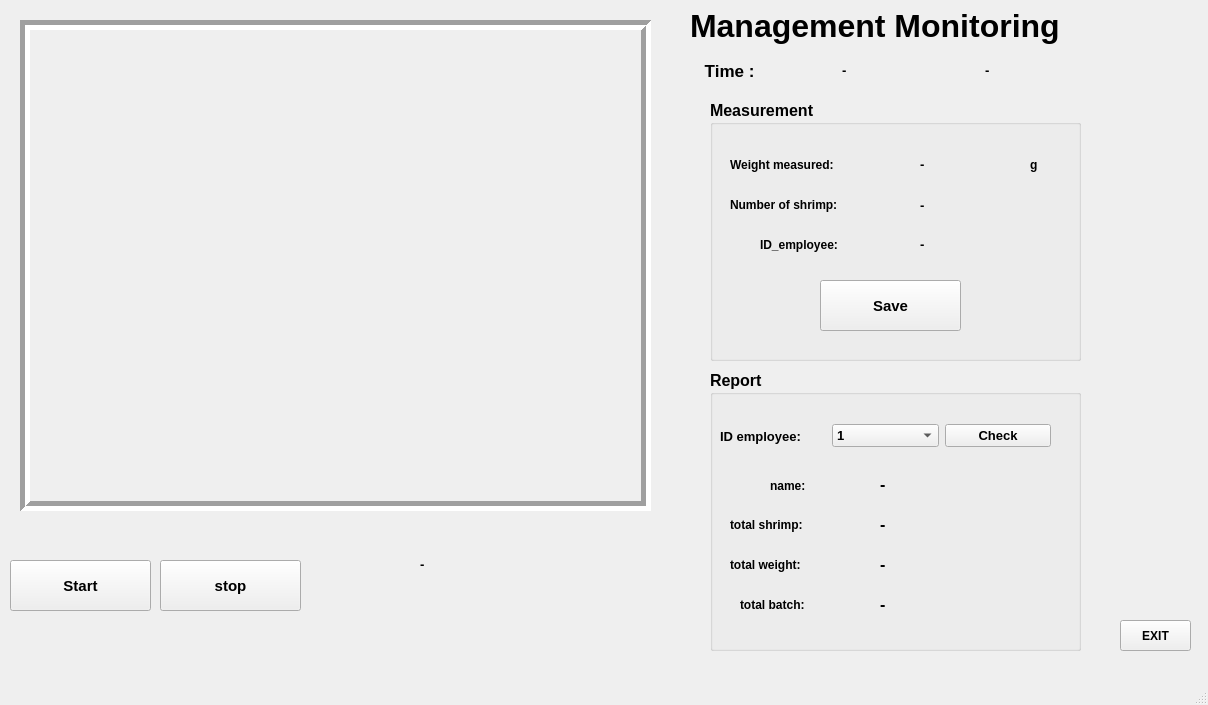
<?xml version="1.0" encoding="UTF-8"?>
<ui version="4.0">
 <class>MainWindow</class>
 <widget class="QMainWindow" name="MainWindow">
  <property name="enabled">
   <bool>true</bool>
  </property>
  <property name="geometry">
   <rect>
    <x>0</x>
    <y>0</y>
    <width>1208</width>
    <height>705</height>
   </rect>
  </property>
  <property name="windowTitle">
   <string>MainWindow</string>
  </property>
  <widget class="QWidget" name="centralwidget">
   <widget class="QLabel" name="label_img">
    <property name="geometry">
     <rect>
      <x>20</x>
      <y>20</y>
      <width>631</width>
      <height>491</height>
     </rect>
    </property>
    <property name="frameShape">
     <enum>QFrame::Box</enum>
    </property>
    <property name="frameShadow">
     <enum>QFrame::Sunken</enum>
    </property>
    <property name="lineWidth">
     <number>5</number>
    </property>
    <property name="text">
     <string/>
    </property>
   </widget>
   <widget class="QPushButton" name="Button_start">
    <property name="geometry">
     <rect>
      <x>10</x>
      <y>560</y>
      <width>141</width>
      <height>51</height>
     </rect>
    </property>
    <property name="font">
     <font>
      <pointsize>11</pointsize>
      <italic>false</italic>
      <bold>true</bold>
     </font>
    </property>
    <property name="text">
     <string>Start</string>
    </property>
   </widget>
   <widget class="QGroupBox" name="groupBox">
    <property name="geometry">
     <rect>
      <x>710</x>
      <y>100</y>
      <width>371</width>
      <height>261</height>
     </rect>
    </property>
    <property name="font">
     <font>
      <pointsize>12</pointsize>
      <italic>false</italic>
      <bold>true</bold>
     </font>
    </property>
    <property name="title">
     <string>Measurement</string>
    </property>
    <widget class="QPushButton" name="Button_save">
     <property name="geometry">
      <rect>
       <x>110</x>
       <y>180</y>
       <width>141</width>
       <height>51</height>
      </rect>
     </property>
     <property name="font">
      <font>
       <pointsize>11</pointsize>
       <italic>false</italic>
       <bold>true</bold>
      </font>
     </property>
     <property name="text">
      <string>Save</string>
     </property>
    </widget>
    <widget class="QLabel" name="label_4">
     <property name="geometry">
      <rect>
       <x>20</x>
       <y>50</y>
       <width>151</width>
       <height>29</height>
      </rect>
     </property>
     <property name="font">
      <font>
       <pointsize>9</pointsize>
       <italic>false</italic>
       <bold>true</bold>
      </font>
     </property>
     <property name="text">
      <string>Weight measured:</string>
     </property>
    </widget>
    <widget class="QLabel" name="lable_nums">
     <property name="geometry">
      <rect>
       <x>210</x>
       <y>90</y>
       <width>111</width>
       <height>31</height>
      </rect>
     </property>
     <property name="font">
      <font>
       <pointsize>10</pointsize>
       <italic>false</italic>
       <bold>true</bold>
      </font>
     </property>
     <property name="text">
      <string>-</string>
     </property>
    </widget>
    <widget class="QLabel" name="lable_weight">
     <property name="geometry">
      <rect>
       <x>210</x>
       <y>50</y>
       <width>121</width>
       <height>29</height>
      </rect>
     </property>
     <property name="font">
      <font>
       <pointsize>10</pointsize>
       <italic>false</italic>
       <bold>true</bold>
      </font>
     </property>
     <property name="text">
      <string>-</string>
     </property>
    </widget>
    <widget class="QLabel" name="label_9">
     <property name="geometry">
      <rect>
       <x>50</x>
       <y>130</y>
       <width>91</width>
       <height>29</height>
      </rect>
     </property>
     <property name="font">
      <font>
       <pointsize>9</pointsize>
       <italic>false</italic>
       <bold>true</bold>
      </font>
     </property>
     <property name="text">
      <string>ID_employee:</string>
     </property>
    </widget>
    <widget class="QLabel" name="qr_lable">
     <property name="geometry">
      <rect>
       <x>210</x>
       <y>130</y>
       <width>131</width>
       <height>29</height>
      </rect>
     </property>
     <property name="font">
      <font>
       <pointsize>10</pointsize>
       <italic>false</italic>
       <bold>true</bold>
      </font>
     </property>
     <property name="text">
      <string>-</string>
     </property>
    </widget>
    <widget class="QLabel" name="label_3">
     <property name="geometry">
      <rect>
       <x>20</x>
       <y>90</y>
       <width>172</width>
       <height>29</height>
      </rect>
     </property>
     <property name="font">
      <font>
       <pointsize>9</pointsize>
       <italic>false</italic>
       <bold>true</bold>
      </font>
     </property>
     <property name="text">
      <string>Number of shrimp:</string>
     </property>
    </widget>
    <widget class="QLabel" name="label_10">
     <property name="geometry">
      <rect>
       <x>320</x>
       <y>50</y>
       <width>151</width>
       <height>29</height>
      </rect>
     </property>
     <property name="font">
      <font>
       <pointsize>9</pointsize>
       <italic>false</italic>
       <bold>true</bold>
      </font>
     </property>
     <property name="text">
      <string>g</string>
     </property>
    </widget>
   </widget>
   <widget class="QLabel" name="label">
    <property name="geometry">
     <rect>
      <x>630</x>
      <y>20</y>
      <width>49</width>
      <height>16</height>
     </rect>
    </property>
    <property name="text">
     <string/>
    </property>
   </widget>
   <widget class="QLabel" name="label_2">
    <property name="geometry">
     <rect>
      <x>690</x>
      <y>0</y>
      <width>891</width>
      <height>51</height>
     </rect>
    </property>
    <property name="font">
     <font>
      <pointsize>24</pointsize>
      <bold>true</bold>
     </font>
    </property>
    <property name="text">
     <string>Management Monitoring</string>
    </property>
   </widget>
   <widget class="QGroupBox" name="groupBox_2">
    <property name="geometry">
     <rect>
      <x>710</x>
      <y>370</y>
      <width>371</width>
      <height>281</height>
     </rect>
    </property>
    <property name="font">
     <font>
      <pointsize>12</pointsize>
      <bold>true</bold>
     </font>
    </property>
    <property name="title">
     <string>Report</string>
    </property>
    <widget class="QWidget" name="horizontalLayoutWidget_2">
     <property name="geometry">
      <rect>
       <x>10</x>
       <y>50</y>
       <width>331</width>
       <height>32</height>
      </rect>
     </property>
     <layout class="QHBoxLayout" name="horizontalLayout_2">
      <item>
       <widget class="QLabel" name="label_5">
        <property name="font">
         <font>
          <pointsize>10</pointsize>
          <bold>true</bold>
         </font>
        </property>
        <property name="text">
         <string>ID employee:</string>
        </property>
       </widget>
      </item>
      <item>
       <widget class="QComboBox" name="comboBox">
        <property name="font">
         <font>
          <pointsize>10</pointsize>
          <bold>true</bold>
         </font>
        </property>
        <item>
         <property name="text">
          <string>1</string>
         </property>
        </item>
        <item>
         <property name="text">
          <string>2</string>
         </property>
        </item>
        <item>
         <property name="text">
          <string>3</string>
         </property>
        </item>
       </widget>
      </item>
      <item>
       <widget class="QPushButton" name="Button_check">
        <property name="font">
         <font>
          <pointsize>10</pointsize>
          <bold>true</bold>
         </font>
        </property>
        <property name="text">
         <string>Check</string>
        </property>
       </widget>
      </item>
     </layout>
    </widget>
    <widget class="QLabel" name="total_shrimp_lable">
     <property name="geometry">
      <rect>
       <x>170</x>
       <y>140</y>
       <width>136</width>
       <height>29</height>
      </rect>
     </property>
     <property name="text">
      <string>-</string>
     </property>
    </widget>
    <widget class="QLabel" name="label_7">
     <property name="geometry">
      <rect>
       <x>20</x>
       <y>140</y>
       <width>111</width>
       <height>29</height>
      </rect>
     </property>
     <property name="font">
      <font>
       <pointsize>9</pointsize>
       <bold>true</bold>
      </font>
     </property>
     <property name="text">
      <string>total shrimp:</string>
     </property>
    </widget>
    <widget class="QLabel" name="total_weight_lable">
     <property name="geometry">
      <rect>
       <x>170</x>
       <y>180</y>
       <width>136</width>
       <height>29</height>
      </rect>
     </property>
     <property name="text">
      <string>-</string>
     </property>
    </widget>
    <widget class="QLabel" name="label_8">
     <property name="geometry">
      <rect>
       <x>20</x>
       <y>180</y>
       <width>101</width>
       <height>29</height>
      </rect>
     </property>
     <property name="font">
      <font>
       <pointsize>9</pointsize>
       <bold>true</bold>
      </font>
     </property>
     <property name="text">
      <string>total weight:</string>
     </property>
    </widget>
    <widget class="QLabel" name="name_lable">
     <property name="geometry">
      <rect>
       <x>170</x>
       <y>100</y>
       <width>171</width>
       <height>29</height>
      </rect>
     </property>
     <property name="font">
      <font>
       <pointsize>12</pointsize>
       <bold>true</bold>
      </font>
     </property>
     <property name="text">
      <string>-</string>
     </property>
    </widget>
    <widget class="QLabel" name="label_6">
     <property name="geometry">
      <rect>
       <x>60</x>
       <y>100</y>
       <width>61</width>
       <height>31</height>
      </rect>
     </property>
     <property name="font">
      <font>
       <pointsize>9</pointsize>
       <bold>true</bold>
      </font>
     </property>
     <property name="text">
      <string>name:</string>
     </property>
    </widget>
    <widget class="QLabel" name="label_12">
     <property name="geometry">
      <rect>
       <x>30</x>
       <y>220</y>
       <width>101</width>
       <height>29</height>
      </rect>
     </property>
     <property name="font">
      <font>
       <pointsize>9</pointsize>
       <bold>true</bold>
      </font>
     </property>
     <property name="text">
      <string>total batch:</string>
     </property>
    </widget>
    <widget class="QLabel" name="total_batch_lable">
     <property name="geometry">
      <rect>
       <x>170</x>
       <y>220</y>
       <width>136</width>
       <height>29</height>
      </rect>
     </property>
     <property name="text">
      <string>-</string>
     </property>
    </widget>
   </widget>
   <widget class="QWidget" name="horizontalLayoutWidget_6">
    <property name="geometry">
     <rect>
      <x>700</x>
      <y>50</y>
      <width>421</width>
      <height>41</height>
     </rect>
    </property>
    <layout class="QHBoxLayout" name="horizontalLayout_7">
     <item>
      <widget class="QLabel" name="label_11">
       <property name="font">
        <font>
         <pointsize>13</pointsize>
         <bold>true</bold>
        </font>
       </property>
       <property name="text">
        <string> Time :</string>
       </property>
      </widget>
     </item>
     <item>
      <widget class="QLabel" name="Time_label">
       <property name="font">
        <font>
         <pointsize>10</pointsize>
         <bold>true</bold>
        </font>
       </property>
       <property name="text">
        <string>-</string>
       </property>
      </widget>
     </item>
     <item>
      <widget class="QLabel" name="Date_label">
       <property name="font">
        <font>
         <pointsize>10</pointsize>
         <bold>true</bold>
        </font>
       </property>
       <property name="text">
        <string>-</string>
       </property>
      </widget>
     </item>
    </layout>
   </widget>
   <widget class="QPushButton" name="button_exit">
    <property name="geometry">
     <rect>
      <x>1120</x>
      <y>620</y>
      <width>71</width>
      <height>31</height>
     </rect>
    </property>
    <property name="font">
     <font>
      <bold>true</bold>
     </font>
    </property>
    <property name="text">
     <string>EXIT</string>
    </property>
   </widget>
   <widget class="QPushButton" name="Button_stop">
    <property name="geometry">
     <rect>
      <x>160</x>
      <y>560</y>
      <width>141</width>
      <height>51</height>
     </rect>
    </property>
    <property name="font">
     <font>
      <pointsize>11</pointsize>
      <italic>false</italic>
      <bold>true</bold>
     </font>
    </property>
    <property name="text">
     <string>stop</string>
    </property>
   </widget>
   <widget class="QLabel" name="lable_weight_2">
    <property name="geometry">
     <rect>
      <x>420</x>
      <y>550</y>
      <width>121</width>
      <height>29</height>
     </rect>
    </property>
    <property name="font">
     <font>
      <pointsize>10</pointsize>
      <italic>false</italic>
      <bold>true</bold>
     </font>
    </property>
    <property name="text">
     <string>-</string>
    </property>
   </widget>
  </widget>
  <widget class="QMenuBar" name="menubar">
   <property name="geometry">
    <rect>
     <x>0</x>
     <y>0</y>
     <width>1208</width>
     <height>22</height>
    </rect>
   </property>
  </widget>
  <widget class="QStatusBar" name="statusbar"/>
 </widget>
 <resources/>
 <connections/>
</ui>
